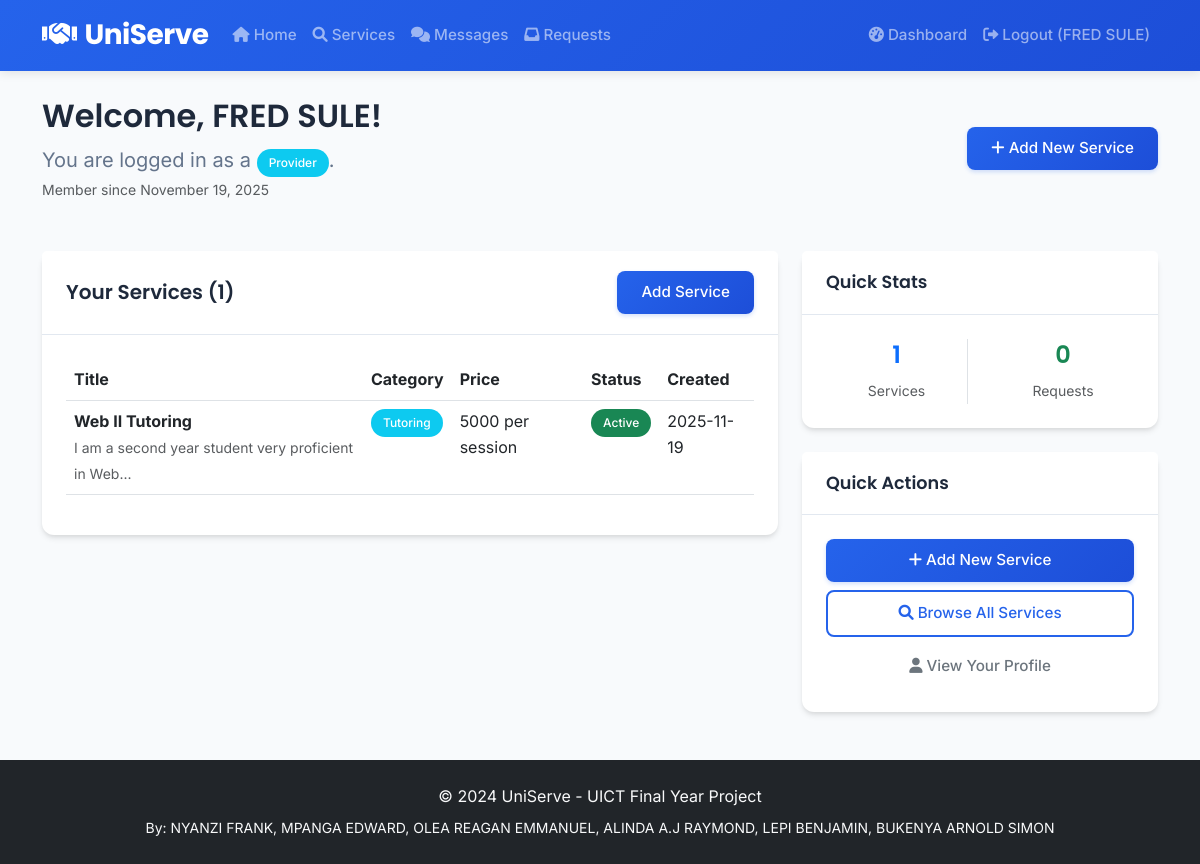
Page /dashboard (signed in) on the committed database.
### app.py (models this page shows)
class User(db.Model):
    id = db.Column(db.Integer, primary_key=True)
    name = db.Column(db.String(100), nullable=False)
    email = db.Column(db.String(100), unique=True, nullable=False)
    password = db.Column(db.String(200), nullable=False)
    user_type = db.Column(db.String(20), nullable=False)
    profile_picture = db.Column(db.String(200), nullable=True)
    registration_date = db.Column(db.DateTime, default=datetime.utcnow)
    services = db.relationship('Service', backref='provider', lazy=True)
    reviews_given = db.relationship('Review', foreign_keys='Review.reviewer_id', backref='reviewer', lazy=True)
    reviews_received = db.relationship('Review', foreign_keys='Review.reviewee_id', backref='reviewee', lazy=True)

class Service(db.Model):
    id = db.Column(db.Integer, primary_key=True)
    title = db.Column(db.String(100), nullable=False)
    description = db.Column(db.Text, nullable=False)
    category = db.Column(db.String(50), nullable=False)
    price = db.Column(db.String(50), nullable=True)
    location = db.Column(db.String(100), nullable=False)
    contact_info = db.Column(db.String(100), nullable=False)
    created_date = db.Column(db.DateTime, default=datetime.utcnow)
    is_active = db.Column(db.Boolean, default=True)
    provider_id = db.Column(db.Integer, db.ForeignKey('user.id'), nullable=False)
    requests = db.relationship('ServiceRequest', backref='service', lazy=True)

### app.py (the view)
@app.route('/dashboard')
def dashboard():
    if 'user_id' not in session:
        return redirect(url_for('login'))
    user = User.query.get(session['user_id'])
    if user.user_type == 'provider':
        services = Service.query.filter_by(provider_id=user.id).all()
        return render_template('dashboard.html', user=user, services=services)
    else:
        requests = ServiceRequest.query.filter_by(seeker_id=user.id).all()
        return render_template('dashboard.html', user=user, requests=requests)

### templates/dashboard.html (shortened to what this page needs)
{% extends "base.html" %}
{% block content %}
<div class="row">
    <div class="col-md-12">
        <div class="d-flex justify-content-between align-items-center mb-4">
            <div>
                <h2>Welcome, {{ user.name }}!</h2>
                <p class="lead mb-0">You are logged in as a <span class="badge bg-info">{{ user.user_type|title }}</span>.</p>
                <small class="text-muted">Member since {{ user.registration_date.strftime('%B %d, %Y') }}</small>
            </div>
            <div class="text-end">
                {% if user.user_type == 'provider' %}
                <a href="{{ url_for('add_service') }}" class="btn btn-primary">
                    <i class="fas fa-plus"></i> Add New Service
                </a>
                {% else %}
                <a href="{{ url_for('services') }}" class="btn btn-primary">
                    <i class="fas fa-search"></i> Browse Services
                </a>
                {% endif %}
            </div>
        </div>
    </div>
</div>
{% if user.user_type == 'provider' %}
<div class="row mt-4">
    <div class="col-md-8">
        <div class="card">
            <div class="card-header d-flex justify-content-between align-items-center">
                <h5 class="mb-0">Your Services ({{ services|length }})</h5>
                <a href="{{ url_for('add_service') }}" class="btn btn-sm btn-primary">Add Service</a>
            </div>
            <div class="card-body">
                {% if services %}
                <div class="table-responsive">
                    <table class="table table-hover">
                        <thead>
                            <tr>
                                <th>Title</th>
                                <th>Category</th>
                                <th>Price</th>
                                <th>Status</th>
                                <th>Created</th>
                            </tr>
                        </thead>
                        <tbody>
                            {% for service in services %}
                            <tr>
                                <td>
                                    <strong>{{ service.title }}</strong>
                                    <br><small class="text-muted">{{ service.description[:50] }}...</small>
                                </td>
                                <td>
                                    <span class="badge bg-info">{{ service.category }}</span>
                                </td>
                                <td>{{ service.price }}</td>
                                <td>
                                    <span class="badge bg-{{ 'success' if service.is_active else 'secondary' }}">
                                        {{ 'Active' if service.is_active else 'Inactive' }}
                                    </span>
                                </td>
                                <td>{{ service.created_date.strftime('%Y-%m-%d') }}</td>
                            </tr>
                            {% endfor %}
                        </tbody>
                    </table>
                </div>
                {% endif %}
            </div>
        </div>
    </div>
    <div class="col-md-4">
        <div class="card mb-4">
            <div class="card-header">
                <h6 class="mb-0">Quick Stats</h6>
            </div>
            <div class="card-body">
                <div class="row text-center">
                    <div class="col-6">
                        <div class="border-end">
                            <h4 class="text-primary">{{ services|length }}</h4>
                            <small class="text-muted">Services</small>
                        </div>
                    </div>
                    <div class="col-6">
                        <h4 class="text-success">0</h4>
                        <small class="text-muted">Requests</small>
                    </div>
                </div>
            </div>
        </div>
        <div class="card">
            <div class="card-header">
                <h6 class="mb-0">Quick Actions</h6>
            </div>
            <div class="card-body">
                <div class="d-grid gap-2">
                    <a href="{{ url_for('add_service') }}" class="btn btn-primary">
                        <i class="fas fa-plus"></i> Add New Service
                    </a>
                    <a href="{{ url_for('services') }}" class="btn btn-outline-primary">
                        <i class="fas fa-search"></i> Browse All Services
                    </a>
                    <a href="{{ url_for('profile', user_id=user.id) }}" class="btn btn-outline-secondary">
                        <i class="fas fa-user"></i> View Your Profile
                    </a>
                </div>
            </div>
        </div>
    </div>
</div>
{% endif %}
{% endblock %}

### templates/base.html (shortened to what this page needs)
<!DOCTYPE html>
<html lang="en">
<head>
    <link href="https://cdn.jsdelivr.net/npm/bootstrap@5.3.0/dist/css/bootstrap.min.css" rel="stylesheet">
    <link rel="stylesheet" href="https://cdnjs.cloudflare.com/ajax/libs/font-awesome/6.0.0/css/all.min.css">
    <link href="{{ url_for('static', filename='css/style.css') }}" rel="stylesheet">
</head>
<body>
    <nav class="navbar navbar-expand-lg navbar-dark">
        <div class="container">
            <a class="navbar-brand" href="{{ url_for('index') }}">
                <i class="fas fa-handshake me-2"></i>UniServe
            </a>
            <div class="collapse navbar-collapse" id="navbarNav">
                <ul class="navbar-nav me-auto">
                    <li class="nav-item">
                        <a class="nav-link" href="{{ url_for('index') }}">
                            <i class="fas fa-home me-1"></i>Home
                        </a>
                    </li>
                    <li class="nav-item">
                        <a class="nav-link" href="{{ url_for('services') }}">
                            <i class="fas fa-search me-1"></i>Services
                        </a>
                    </li>
                    {% if session.user_id %}
                    <li class="nav-item">
                        <a class="nav-link" href="{{ url_for('messages') }}">
                            <i class="fas fa-comments me-1"></i>Messages
                        </a>
                    </li>
                    {% if session.user_type == 'provider' %}
                    <li class="nav-item">
                        <a class="nav-link" href="{{ url_for('service_requests') }}">
                            <i class="fas fa-inbox me-1"></i>Requests
                        </a>
                    </li>
                    {% endif %}
                    {% endif %}
                </ul>
                <ul class="navbar-nav">
                    {% if session.user_id %}
                        <li class="nav-item">
                            <a class="nav-link" href="{{ url_for('dashboard') }}">
                                <i class="fas fa-tachometer-alt me-1"></i>Dashboard
                            </a>
                        </li>
                        <li class="nav-item">
                            <a class="nav-link" href="{{ url_for('logout') }}">
                                <i class="fas fa-sign-out-alt me-1"></i>Logout ({{ session.user_name }})
                            </a>
                        </li>
                    {% endif %}
                </ul>
            </div>
        </div>
    </nav>
    <div class="container mt-4">
        {% block content %}{% endblock %}
    </div>
    <footer class="bg-dark text-light py-4 mt-5">
        <div class="container text-center">
            <p class="mb-2">&copy; 2024 UniServe - UICT Final Year Project</p>
            <p class="mb-0 small">
                By: NYANZI FRANK, MPANGA EDWARD, OLEA REAGAN EMMANUEL,
                ALINDA A.J RAYMOND, LEPI BENJAMIN, BUKENYA ARNOLD SIMON
            </p>
        </div>
    </footer>
</body>
</html>

### static/css/style.css (style rules this page uses)
:root { --primary-color: #2563eb; --primary-dark: #1d4ed8; --secondary-color: #64748b; --success-color: #10b981; --warning-color: #f59e0b; --danger-color: #ef4444; --light-color: #f8fafc; --dark-color: #1e293b; --border-radius: 12px; --shadow: 0 4px 6px -1px rgba(0, 0, 0, 0.1), 0 2px 4px -1px rgba(0, 0, 0, 0.06); --shadow-lg: 0 10px 15px -3px rgba(0, 0, 0, 0.1), 0 4px 6px -2px rgba(0, 0, 0, 0.05); }
body { font-family: 'Inter', -apple-system, BlinkMacSystemFont, 'Segoe UI', Roboto, sans-serif; background-color: #f8fafc; color: #334155; line-height: 1.6; font-weight: 400; }
h1, h2, h3, h4, h5, h6 { font-family: 'Poppins', -apple-system, BlinkMacSystemFont, 'Segoe UI', Roboto, sans-serif; font-weight: 600; line-height: 1.3; color: #1e293b; margin-bottom: 0.5rem; }
h2 { font-size: 2rem; }
h4 { font-size: 1.5rem; }
h5 { font-size: 1.25rem; }
h6 { font-size: 1.1rem; }
.lead { font-size: 1.25rem; font-weight: 400; color: #64748b; }
.navbar-brand { font-family: 'Poppins', sans-serif; font-weight: 700; font-size: 1.75rem; letter-spacing: -0.5px; }
.navbar-nav .nav-link { font-weight: 500; font-size: 0.95rem; transition: color 0.2s ease; }
.card { border: none; border-radius: var(--border-radius); box-shadow: var(--shadow); transition: all 0.3s ease; background: white; }
.card-header { background: white; border-bottom: 1px solid #e2e8f0; font-family: 'Poppins', sans-serif; font-weight: 600; padding: 1.25rem 1.5rem; }
.card-body { padding: 1.5rem; }
.btn { font-family: 'Inter', sans-serif; font-weight: 500; border-radius: 8px; padding: 0.625rem 1.5rem; transition: all 0.2s ease; border: none; font-size: 0.95rem; }
.btn-primary { background: linear-gradient(135deg, var(--primary-color), var(--primary-dark)); box-shadow: 0 2px 4px rgba(37, 99, 235, 0.2); }
.btn-outline-primary { border: 2px solid var(--primary-color); color: var(--primary-color); background: transparent; }
.badge { font-family: 'Inter', sans-serif; font-weight: 500; border-radius: 20px; padding: 0.5rem 0.75rem; font-size: 0.75rem; }
.navbar { box-shadow: 0 2px 10px rgba(0, 0, 0, 0.1); background: linear-gradient(135deg, var(--primary-color), var(--primary-dark)) !important; }
footer { background: #1e293b !important; color: #cbd5e1; font-family: 'Inter', sans-serif; }
footer p { margin-bottom: 0.25rem; }

### rows in the picture
User: user_name "FRED SULE", name "FRED SULE", user_type "Provider", registration_date "November 19, 2025"
Service: title "Web II Tutoring", description "I am a second year student very proficient in Web", category "Tutoring", price "5000 per session", is_active "Active", created_date "2025-11-19"

### other values in the picture
{{ services|length }} "1"
